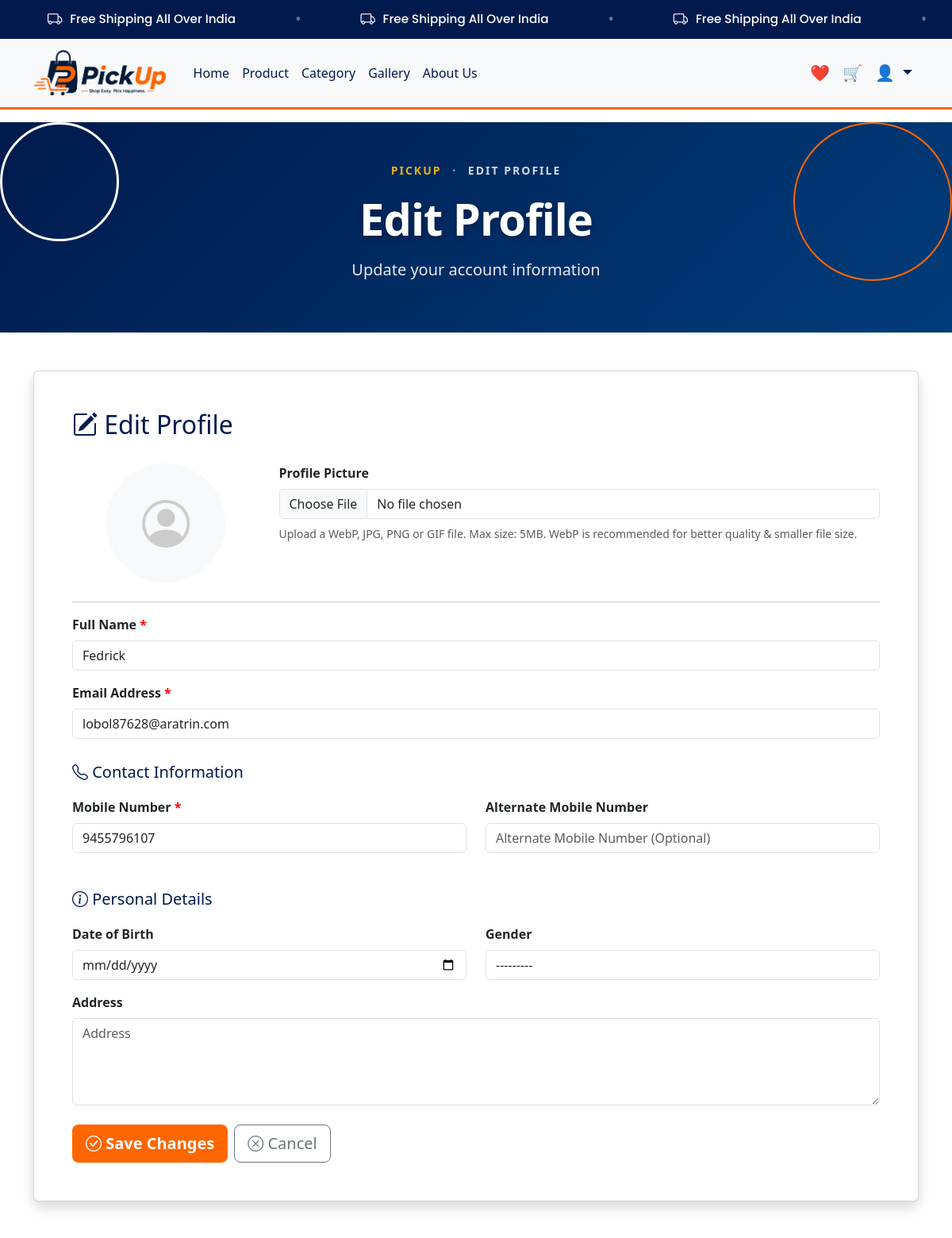
/edit-profile/ (signed in, upper part), run on an earlier commit of the app's database.
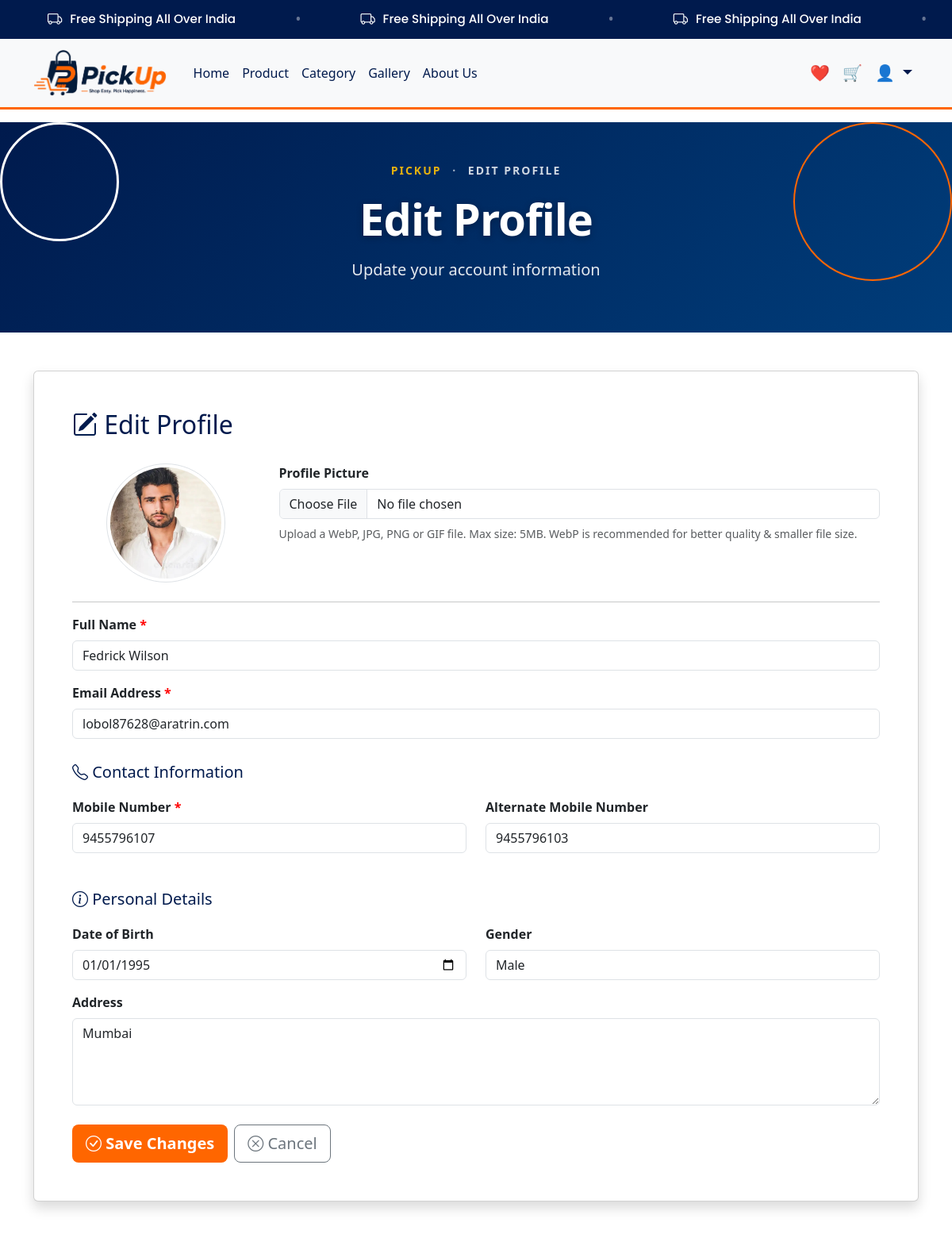
And on a later commit of the database.
### PickUp/models.py (models this page shows, shortened)
class User(AbstractBaseUser,PermissionsMixin):
    GENDER_CHOICES = (
        ('Male','Male'),
        ('Female','Female'),
        ('Other','Other'),
    )
    username = models.CharField(
        max_length=50,
        unique=True
    )
    full_name = models.CharField(
        max_length=100
    )
    email = models.EmailField(
        unique=True
    )
    mobile_no = models.CharField(
        max_length=15,
        unique=True,
         blank=True,
         null=True
    )
    alternate_mobile_no = models.CharField(
        max_length=15,
        blank=True,
        null=True
    )
    dob = models.DateField(
        blank=True,
        null=True
    )
    address = models.TextField(
        blank=True,
        null=True
    )
    profile_image = models.ImageField(
        upload_to='profile/',
        blank=True,
        null=True
    )
    gender = models.CharField(
        max_length=10,
        choices=GENDER_CHOICES,
        blank=True,
        null=True
    )
    is_active = models.BooleanField(
        default=True
    )
    is_staff = models.BooleanField(
        default=False
    )
    created_at = models.DateTimeField(
        auto_now_add=True
    )
    updated_at = models.DateTimeField(
        auto_now=True
    )
    objects = UserManager()
    USERNAME_FIELD = "username"
    REQUIRED_FIELDS = [
        "email",
        "full_name",
        "mobile_no"
    ]

### PickUp/views.py (the view)
# urls.py: path('edit-profile/', edit_profile, name='edit_profile'),
@login_required(login_url='login')
def edit_profile(request):
    if request.method == 'POST':
        form = UserProfileForm(request.POST, request.FILES, instance=request.user)
        if form.is_valid():
            form.save()
            messages.success(request, 'Profile updated successfully!')
            return redirect('profile')
        else:
            for field, errors in form.errors.items():
                for error in errors:
                    messages.error(request, f"{field}: {error}")
            return redirect('edit_profile')
    else:
        form = UserProfileForm(instance=request.user)
    return render(request, 'edit_profile.html', {'form': form})

### PickUp/context_processors.py (called while the page is built)
def announcements_context(request):
    announcements = Announcement.objects.filter(is_active=True)
    return {
        'announcements': announcements
    }

### templates/edit_profile.html (shortened to what this page needs)
{% extends 'base.html' %}
{% block content %}
{% include 'page_header.html' with page_title='Edit Profile' page_description='Update your account information' %}
<div class="container mt-5">
    <div class="card shadow p-5">
        <h2 style="color: #001a4d; margin-bottom: 30px;">
            <i class="bi bi-pencil-square"></i> Edit Profile
        </h2>
        <form method="POST" enctype="multipart/form-data">
            <div class="row mb-4">
                <div class="col-md-3 text-center">
                    {% if user.profile_image %}
                        <img src="{{ user.profile_image.url }}" alt="Profile" class="img-thumbnail rounded-circle" style="width: 150px; height: 150px; object-fit: cover;">
                    {% else %}
                        <div class="bg-light rounded-circle d-flex align-items-center justify-content-center" style="width: 150px; height: 150px; margin: 0 auto;">
                            <i class="bi bi-person-circle" style="font-size: 60px; color: #ccc;"></i>
                        </div>
                    {% endif %}
                </div>
                <div class="col-md-9">
                    <div class="mb-3">
                        <label for="id_profile_image" class="form-label fw-bold">Profile Picture</label>
                        {{ form.profile_image }}
                        <small class="text-muted d-block mt-2">Upload a WebP, JPG, PNG or GIF file. Max size: 5MB. WebP is recommended for better quality & smaller file size.</small>
                    </div>
                </div>
            </div>
            <hr>
            <div class="mb-3">
                <label for="id_full_name" class="form-label fw-bold">Full Name <span style="color: red;">*</span></label>
                {{ form.full_name }}
            </div>
            <div class="mb-3">
                <label for="id_email" class="form-label fw-bold">Email Address <span style="color: red;">*</span></label>
                {{ form.email }}
            </div>
            <h5 style="color: #001a4d; margin-top: 30px; margin-bottom: 20px;">
                <i class="bi bi-telephone"></i> Contact Information
            </h5>
            <div class="row">
                <div class="col-md-6 mb-3">
                    <label for="id_mobile_no" class="form-label fw-bold">Mobile Number <span style="color: red;">*</span></label>
                    {{ form.mobile_no }}
                </div>
                <div class="col-md-6 mb-3">
                    <label for="id_alternate_mobile_no" class="form-label fw-bold">Alternate Mobile Number</label>
                    {{ form.alternate_mobile_no }}
                </div>
            </div>
            <h5 style="color: #001a4d; margin-top: 30px; margin-bottom: 20px;">
                <i class="bi bi-info-circle"></i> Personal Details
            </h5>
            <div class="row">
                <div class="col-md-6 mb-3">
                    <label for="id_dob" class="form-label fw-bold">Date of Birth</label>
                    {{ form.dob }}
                </div>
                <div class="col-md-6 mb-3">
                    <label for="id_gender" class="form-label fw-bold">Gender</label>
                    {{ form.gender }}
                </div>
            </div>
            <div class="mb-3">
                <label for="id_address" class="form-label fw-bold">Address</label>
                {{ form.address }}
            </div>
            <div class="mt-4 d-flex gap-2">
                <button type="submit" class="btn btn-lg" style="background-color: #FF6600; color: white; font-weight: 600;">
                    <i class="bi bi-check-circle"></i> Save Changes
                </button>
                <a href="{% url 'profile' %}" class="btn btn-lg btn-outline-secondary">
                    <i class="bi bi-x-circle"></i> Cancel
                </a>
            </div>
        </form>
    </div>
</div>
{% endblock %}

What changed in the data, as far as the page shows it:
changed User "lobol87628@aratrin.com": profile_image: picture added; full_name "Fedrick" → "Fedrick Wilson"; alternate_mobile_no (not shown) → "9455796103"; dob (not shown) → "01/01/1995"; gender "---------" → "Male"; address (not shown) → "Mumbai"; profile_image empty → "profile/fedrick.jpg" (drawn)
